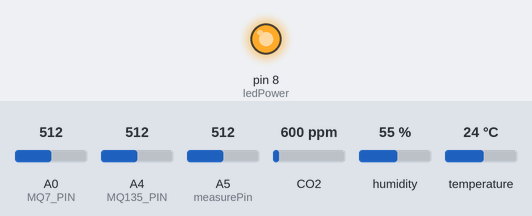
This sketch was run on a simulated Arduino Uno, built with avr-gcc and run on an emulated ATmega328P. Shown: output pins drawn as LEDs (lit = HIGH). The inputs (shaded band) are chosen by the test bench; at power-on: A0 (MQ7_PIN) = 512, A4 (MQ135_PIN) = 512, A5 (measurePin) = 512, CO2 600 ppm, humidity 55 %, temperature 24 °C. What the sketch prints to the serial monitor is not drawn.

Above: at 0.1 s.
Timing chart, 0 to 1.6 s (numbered marks = the images above):
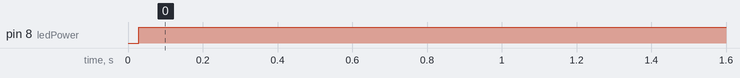

The sketch:

ArduinoR3.ino
```cpp
#include <SoftwareSerial.h>
#include <DHT.h>
#include <ArduinoJson.h>
#include <MQ135.h>

#define DHTPIN 13
#define DHTTYPE DHT11
DHT dht(DHTPIN, DHTTYPE);

const int MQ7_PIN = A0;
const int MQ135_PIN = A4;
MQ135 gasSensor = MQ135(MQ135_PIN);
SoftwareSerial espSerial(10, 11);
StaticJsonDocument<200> jsonDoc;

//gp2y10
int measurePin = A5;
int ledPower = 8;

unsigned int samplingTime = 280;
unsigned int deltaTime = 40;
unsigned int sleepTime = 9680;

float voMeasured = 0;
float calcVoltage = 0;
float dustDensity = 0;

void setup() {
  Serial.begin(9600);
  dht.begin();
  espSerial.begin(4800);
  pinMode(ledPower,OUTPUT);
}

void loop() {
  float humidity = dht.readHumidity();
  float temperature = dht.readTemperature();
  float rs = gasSensor.getCorrectedResistance(temperature, humidity);
  int mq7Value = analogRead(MQ7_PIN);
  float coConcentration = map(mq7Value, 0, 1023, 0, 100);

  int mq135Value = analogRead(MQ135_PIN);
  float nh3Concentration = 102.2*pow(rs/76.63, -2.473);
  float co2Concentration = 110.47*pow(rs/76.63, -2.862);

  jsonDoc["humidity"] = humidity;
  jsonDoc["temperature"] = temperature;
  jsonDoc["CO_concentration"] = coConcentration;
  jsonDoc["NH3_concentration"] = nh3Concentration;
  jsonDoc["CO2_concentration"] = co2Concentration;

  //PM2.5
    digitalWrite(ledPower,LOW);
  delayMicroseconds(samplingTime);

  voMeasured = analogRead(measurePin);

  delayMicroseconds(deltaTime);
  digitalWrite(ledPower,HIGH);
  delayMicroseconds(sleepTime);

  calcVoltage = voMeasured*(5.0/1024);
  dustDensity = 0.17*calcVoltage-0.1;

  if ( dustDensity < 0)
  {
    dustDensity = 0.00;
  }
  jsonDoc["PM25_concentration"] = dustDensity;
  Serial.println(humidity);

  // Gửi dữ liệu JSON qua Serial
  serializeJson(jsonDoc, espSerial);
  serializeJson(jsonDoc,Serial);
  espSerial.println();
  Serial.println();

  delay(5000);
}
```

Measured:
- by itself, pin 8 (ledPower): LOW → HIGH at 0.03 s
